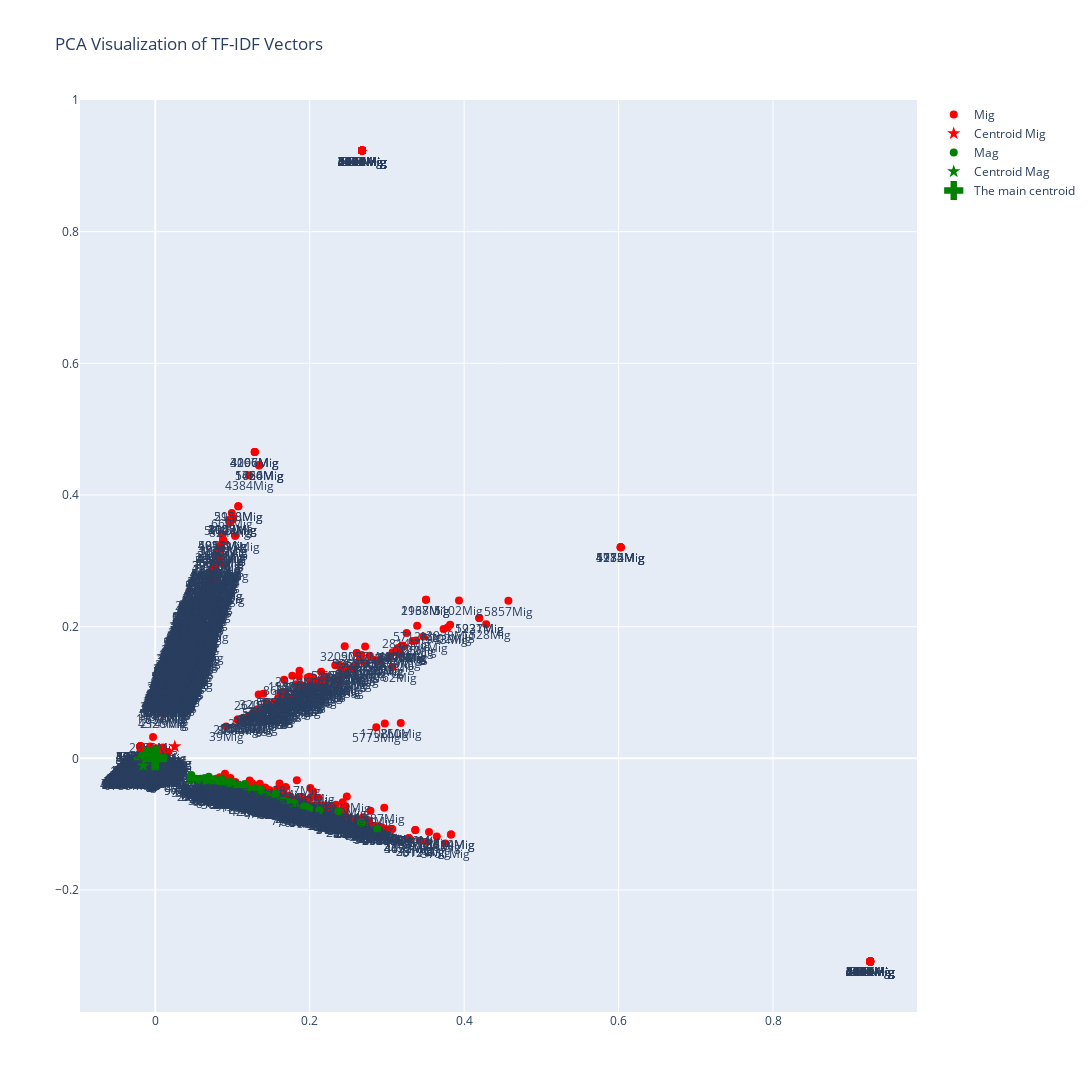

Notebook code cell kept with this figure:
### Markdown cell above
Visualize the documents in 2D graph by reducing the dimensionality of tfidf matrix with PCA.

### Code cell
LBD_06_visualization.visualize_tfidf_pca_interactive(ids_list, domains_list, tfidf_matrix, transpose = False)

### Figure 1 — Plotly figure (JSON) as saved in the notebook; plotly's stock layout.template omitted (floating-point values rounded to 4 significant figures; data arrays with more than 128 entries replaced by an {"elided": "..."} marker saying what was removed)
{"data": [{"hovertext": {"elided": "6156 str values"}, "marker": {"color": "red", "size": 8}, "mode": "markers+text", "name": "Mig", "text": {"elided": "6156 str values"}, "textposition": "bottom center", "type": "scatter", "x": {"elided": "6156 float values"}, "y": {"elided": "6156 float values"}}, {"hovertext": "Centroid of Mig", "marker": {"color": "red", "size": 10, "symbol": "star"}, "mode": "markers", "name": "Centroid Mig", "type": "scatter", "x": [0.02524], "y": [0.01805]}, {"hovertext": {"elided": "10000 str values"}, "marker": {"color": "green", "size": 8}, "mode": "markers+text", "name": "Mag", "text": {"elided": "10000 str values"}, "textposition": "bottom center", "type": "scatter", "x": {"elided": "10000 float values"}, "y": {"elided": "10000 float values"}}, {"hovertext": "Centroid of Mag", "marker": {"color": "green", "size": 10, "symbol": "star"}, "mode": "markers", "name": "Centroid Mag", "type": "scatter", "x": [-0.01554], "y": [-0.01111]}, {"hovertext": ["The main centroid"], "marker": {"color": "green", "size": 20, "symbol": "cross"}, "mode": "markers", "name": "The main centroid", "type": "scatter", "x": [-3.872e-17], "y": [-9.224e-19]}], "layout": {"height": 1100, "hovermode": "closest", "showlegend": true, "title": {"text": "PCA Visualization of TF-IDF Vectors"}, "width": 1100}}
